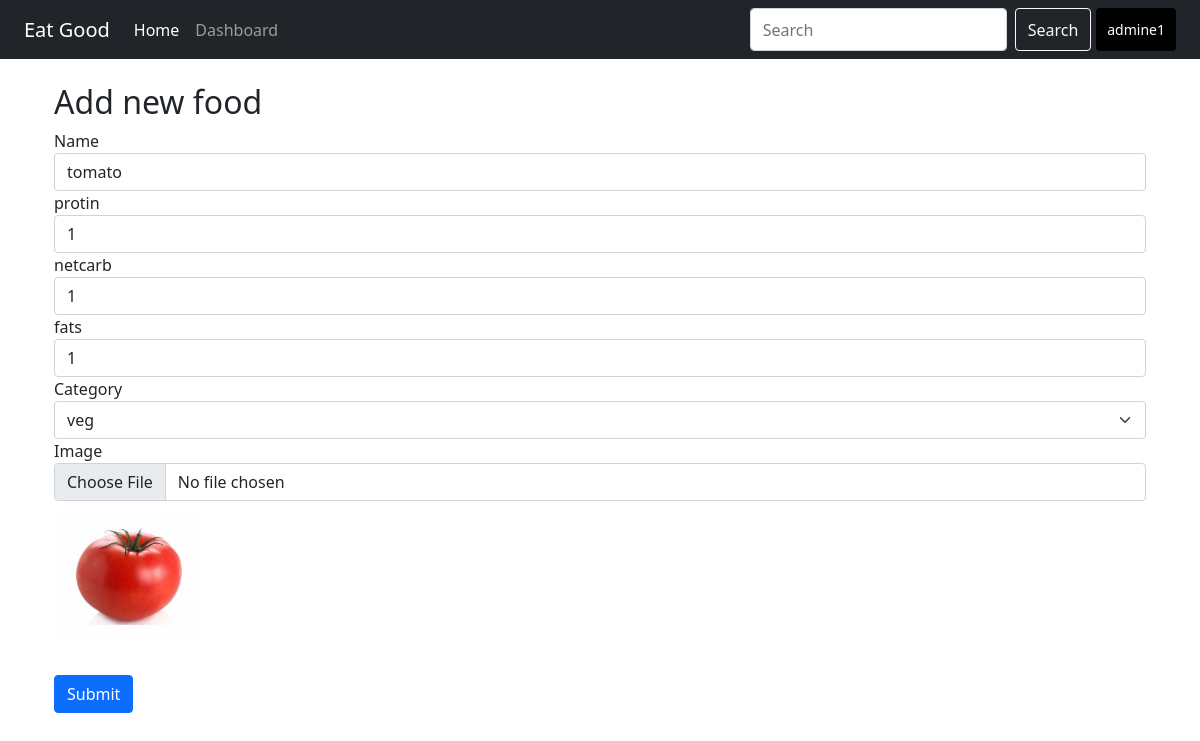
The app's page /editefood.php?id=6 (signed in) with its own data.
### tables this page shows
CREATE TABLE IF NOT EXISTS `food` (
  `id` int(11) NOT NULL AUTO_INCREMENT,
  `name` char(150) NOT NULL,
  `protein` int(11) NOT NULL,
  `netcarb` int(11) NOT NULL,
  `fat` int(11) NOT NULL,
  `image` varchar(150) NOT NULL,
  `cat_id` int(11) NOT NULL,
  PRIMARY KEY (`id`),
  KEY `cat_id` (`cat_id`)
);

CREATE TABLE IF NOT EXISTS `categories` (
  `id` int(11) NOT NULL AUTO_INCREMENT,
  `name` char(150) NOT NULL,
  PRIMARY KEY (`id`)
);

### editefood.php (the view, shortened to what this page needs)
<?php
    require 'connection.php';
    if($_SERVER['REQUEST_METHOD'] == "GET"){
        $id =  filter_var($_GET['id'],FILTER_SANITIZE_NUMBER_INT);
        $sql  = "SELECT * from food where id = ".$id;
        $op =   mysqli_query($con,$sql);
        $sql2  = "SELECT * from categories ";
        $op2 =   mysqli_query($con,$sql2);
        if($op && $op2){
            $data = mysqli_fetch_assoc($op);
        }else{
            echo 'No data related to this id ';
        }
        $imagePath = './uploads/'.$data['image'];
    }
?>
<!DOCTYPE html>
<html lang="en">
<head>
    <?php include 'header.php';?>
</head>
<body>
    <header>
        <?php include 'navbar.php';?>
    </header>
    <br>
    <div class="container">
        <h2>Add new food</h2>
        <form method="post" action="<?php $_SERVER['PHP_SELF']?>" enctype="multipart/form-data">
            <div class="form-group">
                <label for="exampleInputEmail1">Name</label>
                <input type="text" name="name" value="<?php echo $data['name']; ?>" class="form-control" id="exampleInputName" aria-describedby="" placeholder="">
            </div>
            <div class="form-group">
                <label for="exampleInputEmail1">protin</label>
                <input type="text" name="protin" value="<?php echo $data['protein']; ?>" class="form-control" id="exampleInputName" aria-describedby="" placeholder="">
            </div>
            <div class="form-group">
                <label for="exampleInputEmail1">netcarb</label>
                <input type="text" name="netcarb" value="<?php echo $data['netcarb']; ?>" class="form-control" id="exampleInputName" aria-describedby="" placeholder="">
            </div>
            <div class="form-group">
                <label for="exampleInputEmail1">fats</label>
                <input type="text" name="fat" value="<?php echo $data['fat']; ?>" class="form-control" id="exampleInputName" aria-describedby="" placeholder="">
            </div>
            <div class="form-group">
                <label for="inputGroupFile02">Category</label>
                <select class="form-select" aria-label="Default select example" name="cat">
                    <?php while($catData=mysqli_fetch_assoc($op2)) { ?>
                        <option  <?php if($data['cat_id']  ==  $catData['id'] ){ echo 'selected';}?>  value="<?php echo $catData['id']; ?>"><?php echo $catData['name']; ?></option>
                    <?php } ?>
                </select>
            </div>
            <div class="form-group ">
                <label for="inputGroupFile02">Image</label>
                <input type="file" name="image" class="form-control" id="inputGroupFile02">
                <img width="150" height="150" src="<?php echo $imagePath ?>" alt="food">
            </div>
            <br>
            <button type="submit" class="btn btn-primary">Submit</button>
        </form>
    </div>
    <br>
</body>
</html>

### records on screen
food: name "tomato", protin "1", netcarb "1", fat "1", cat "veg", image (picture)

### other values on screen
$_SESSION['name'] "admine1"
